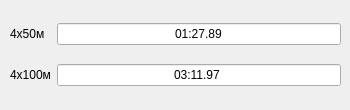
         <widget class="QWidget" name="tab_6">
          <attribute name="title">
           <string>Змішані</string>
          </attribute>
          <widget class="QWidget" name="layoutWidget">
           <property name="geometry">
            <rect>
             <x>10</x>
             <y>10</y>
             <width>331</width>
             <height>91</height>
            </rect>
           </property>
           <layout class="QGridLayout" name="gridLayout_3">
            <item row="0" column="0">
             <widget class="QLabel" name="label_20">
              <property name="text">
               <string>4х50м</string>
              </property>
             </widget>
            </item>
            <item row="0" column="1">
             <widget class="QLineEdit" name="lineEdit_25m_Freestyle_Mixed_4x50m">
              <property name="text">
               <string>01:27.89</string>
              </property>
              <property name="alignment">
               <set>Qt::AlignCenter</set>
              </property>
             </widget>
            </item>
            <item row="1" column="0">
             <widget class="QLabel" name="label_211">
              <property name="text">
               <string>4х100м</string>
              </property>
             </widget>
            </item>
            <item row="1" column="1">
             <widget class="QLineEdit" name="lineEdit_25m_Freestyle_Mixed_4x100">
              <property name="text">
               <string>03:11.97 </string>
              </property>
              <property name="alignment">
               <set>Qt::AlignCenter</set>
              </property>
             </widget>
            </item>
           </layout>
          </widget>
         </widget>
